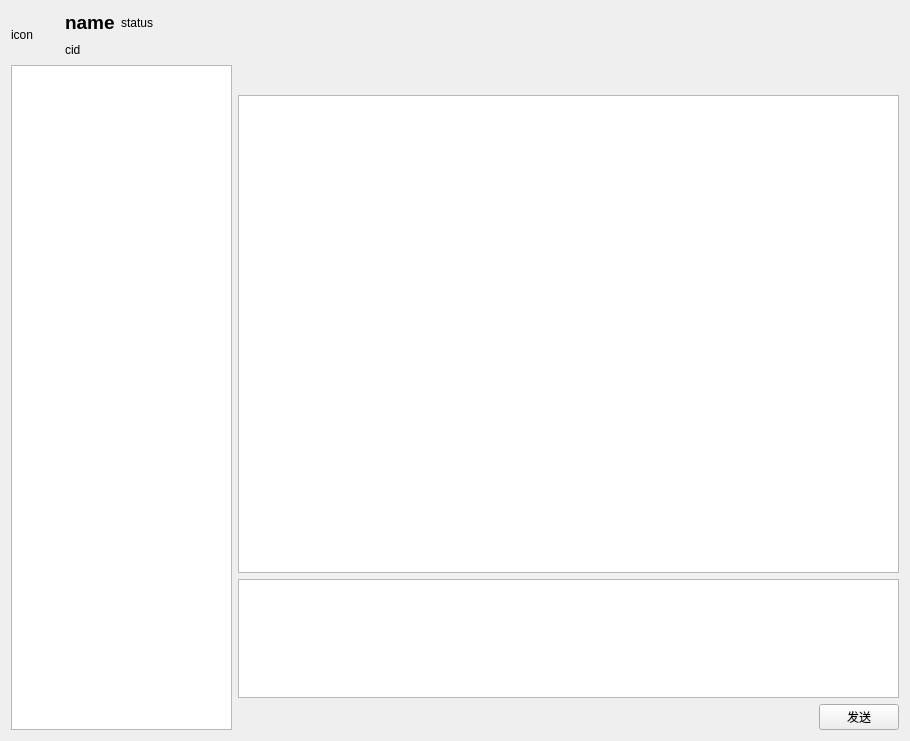
<?xml version="1.0" encoding="UTF-8"?>
<ui version="4.0">
 <class>Form</class>
 <widget class="QWidget" name="Form">
  <property name="geometry">
   <rect>
    <x>0</x>
    <y>0</y>
    <width>910</width>
    <height>741</height>
   </rect>
  </property>
  <property name="windowTitle">
   <string>Form</string>
  </property>
  <layout class="QVBoxLayout" name="verticalLayout_3">
   <item>
    <layout class="QHBoxLayout" name="horizontalLayout_4">
     <item>
      <widget class="QLabel" name="label_2">
       <property name="minimumSize">
        <size>
         <width>48</width>
         <height>48</height>
        </size>
       </property>
       <property name="maximumSize">
        <size>
         <width>48</width>
         <height>48</height>
        </size>
       </property>
       <property name="text">
        <string>icon</string>
       </property>
      </widget>
     </item>
     <item>
      <layout class="QVBoxLayout" name="verticalLayout_2">
       <item>
        <layout class="QHBoxLayout" name="horizontalLayout_3">
         <item>
          <widget class="QLabel" name="label_4">
           <property name="font">
            <font>
             <pointsize>14</pointsize>
             <weight>75</weight>
             <bold>true</bold>
            </font>
           </property>
           <property name="text">
            <string>name</string>
           </property>
          </widget>
         </item>
         <item>
          <widget class="QLabel" name="label_5">
           <property name="text">
            <string>status</string>
           </property>
          </widget>
         </item>
        </layout>
       </item>
       <item>
        <widget class="QLabel" name="label_3">
         <property name="text">
          <string>cid</string>
         </property>
        </widget>
       </item>
      </layout>
     </item>
     <item>
      <spacer name="horizontalSpacer_2">
       <property name="orientation">
        <enum>Qt::Horizontal</enum>
       </property>
       <property name="sizeHint" stdset="0">
        <size>
         <width>40</width>
         <height>20</height>
        </size>
       </property>
      </spacer>
     </item>
    </layout>
   </item>
   <item>
    <layout class="QHBoxLayout" name="horizontalLayout_2" stretch="1,3">
     <item>
      <widget class="QListWidget" name="listWidget"/>
     </item>
     <item>
      <layout class="QVBoxLayout" name="verticalLayout" stretch="0,4,1,0">
       <item>
        <widget class="QLabel" name="label">
         <property name="font">
          <font>
           <pointsize>16</pointsize>
          </font>
         </property>
         <property name="text">
          <string/>
         </property>
        </widget>
       </item>
       <item>
        <widget class="QListWidget" name="listWidget_2"/>
       </item>
       <item>
        <widget class="QTextEdit" name="textEdit"/>
       </item>
       <item>
        <layout class="QHBoxLayout" name="horizontalLayout">
         <item>
          <spacer name="horizontalSpacer">
           <property name="orientation">
            <enum>Qt::Horizontal</enum>
           </property>
           <property name="sizeHint" stdset="0">
            <size>
             <width>40</width>
             <height>20</height>
            </size>
           </property>
          </spacer>
         </item>
         <item>
          <widget class="QPushButton" name="pushButton">
           <property name="text">
            <string>发送</string>
           </property>
          </widget>
         </item>
        </layout>
       </item>
      </layout>
     </item>
    </layout>
   </item>
  </layout>
 </widget>
 <resources/>
 <connections>
  <connection>
   <sender>pushButton</sender>
   <signal>clicked()</signal>
   <receiver>Form</receiver>
   <slot>send()</slot>
   <hints>
    <hint type="sourcelabel">
     <x>854</x>
     <y>721</y>
    </hint>
    <hint type="destinationlabel">
     <x>906</x>
     <y>646</y>
    </hint>
   </hints>
  </connection>
 </connections>
 <slots>
  <slot>send()</slot>
 </slots>
</ui>
